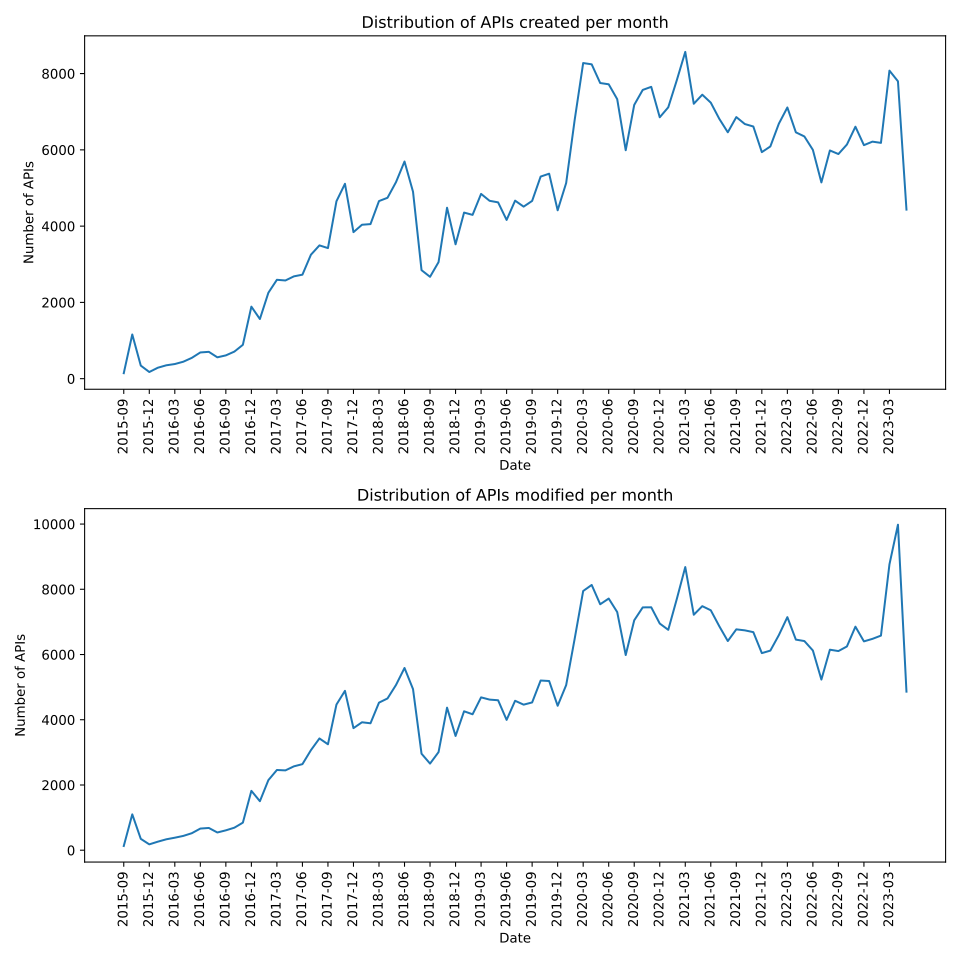

The script that saved this image:
import seaborn as sns
import pandas as pd
from matplotlib import pyplot as plt
from pymongo import MongoClient
from tqdm import tqdm

# Connect to MongoDB
client = MongoClient('mongodb://localhost:27017/?directConnection=true')
db = client['swagger']
collection = db['apis']

# get _created_at and _last_modified

pipeline = [
    {
        "$project": {
            "_created_at": 1,
            "_last_modified": 1
        }
    },
]

# Execute the pipeline and store the results in a list
results = list(collection.aggregate(pipeline))

# remove None
results = [result for result in results if result["_created_at"] is not None and result["_last_modified"] is not None]
# keep only year and month
results = [{"_created_at": result["_created_at"][:7], "_last_modified": result["_last_modified"][:7]} for result in results]

# convert to dataframe
df = pd.DataFrame(results)

# get smallest and largest _created_at
print(f"Smallest _created_at: {min(df['_created_at'])}")
print(f"Largest _created_at: {max(df['_created_at'])}")


# plot distribution of _created_at and _last_modified on separate subplots lineplot
# x-axis every month from smallest to largest _created_at
# y-axis number of APIs created or modified in that month
# x-axis label only every 3 months
fig, (ax1, ax2) = plt.subplots(2, 1, figsize=(10, 10))
sns.lineplot(data=df['_created_at'].value_counts().sort_index(), ax=ax1)
sns.lineplot(data=df['_last_modified'].value_counts().sort_index(), ax=ax2)
ax1.set_title("Distribution of APIs created per month")
ax2.set_title("Distribution of APIs modified per month")
ax1.set_xlabel("Date")
ax2.set_xlabel("Date")
ax1.set_ylabel("Number of APIs")
ax2.set_ylabel("Number of APIs")
ax1.set_xticks(ax1.get_xticks()[::3])
ax2.set_xticks(ax2.get_xticks()[::3])
# rotate x-axis labels
for ax in [ax1, ax2]:
    for tick in ax.get_xticklabels():
        tick.set_rotation(90)
plt.tight_layout()
# save as svg
plt.savefig("api_date_analysis.svg")
plt.show()

